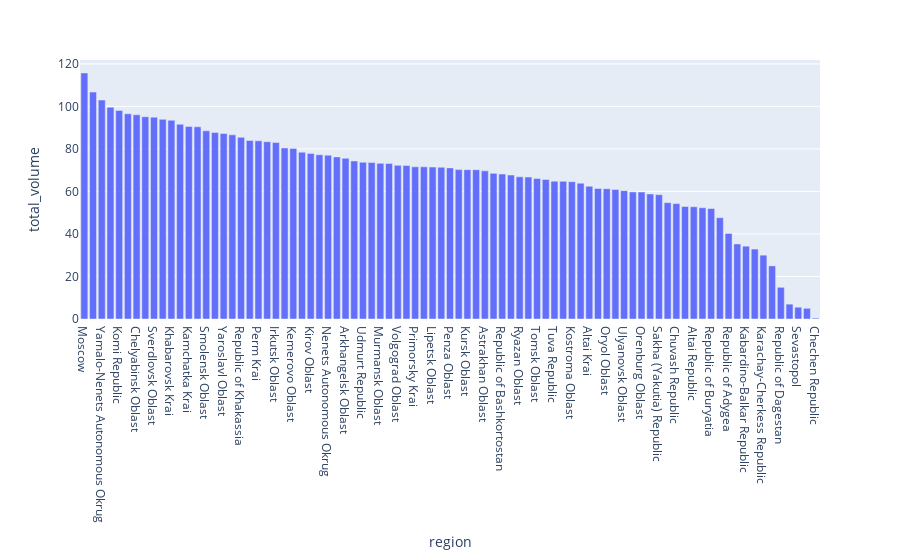

Notebook code cell kept with this figure:
### Code cell
fig = px.bar(df_region, x='region', y="total_volume").update_xaxes(categoryorder="total descending")
fig.show()

### Figure 1 — Plotly figure (JSON) as saved in the notebook; plotly's stock layout.template omitted (floating-point values rounded to 4 significant figures)
{"data": [{"alignmentgroup": "True", "hovertemplate": "region=%{x}<br>total_volume=%{y}<extra></extra>", "legendgroup": "", "marker": {"color": "#636efa", "pattern": {"shape": ""}}, "name": "", "offsetgroup": "", "orientation": "v", "showlegend": false, "textposition": "auto", "type": "bar", "x": ["Altai Krai", "Altai Republic", "Amur Oblast", "Arkhangelsk Oblast", "Astrakhan Oblast", "Belgorod Oblast", "Bryansk Oblast", "Chechen Republic", "Chelyabinsk Oblast", "Chukotka Autonomous Okrug", "Chuvash Republic", "Irkutsk Oblast", "Ivanovo Oblast", "Jewish Autonomous Oblast", "Kabardino-Balkar Republic", "Kaliningrad Oblast", "Kaluga Oblast", "Kamchatka Krai", "Karachay-Cherkess Republic", "Kemerovo Oblast", "Khabarovsk Krai", "Khanty–Mansi Autonomous Okrug – Yugra", "Kirov Oblast", "Komi Republic", "Kostroma Oblast", "Krasnodar Krai", "Krasnoyarsk Krai", "Kurgan Oblast", "Kursk Oblast", "Leningrad Oblast", "Lipetsk Oblast", "Magadan Oblast", "Mari El Republic", "Moscow", "Moscow Oblast", "Murmansk Oblast", "Nenets Autonomous Okrug", "Nizhny Novgorod Oblast", "Novgorod Oblast", "Novosibirsk Oblast", "Omsk Oblast", "Orenburg Oblast", "Oryol Oblast", "Penza Oblast", "Perm Krai", "Primorsky Krai", "Pskov Oblast", "Republic of Adygea", "Republic of Bashkortostan", "Republic of Buryatia", "Republic of Crimea", "Republic of Dagestan", "Republic of Ingushetia", "Republic of Kalmykia", "Republic of Karelia", "Republic of Khakassia", "Republic of Mordovia", "Republic of North Ossetia-Alania", "Republic of Tatarstan", "Rostov Oblast", "Ryazan Oblast", "Saint Petersburg", "Sakha (Yakutia) Republic", "Sakhalin Oblast", "Samara Oblast", "Saratov Oblast", "Sevastopol", "Smolensk Oblast", "Stavropol Krai", "Sverdlovsk Oblast", "Tambov Oblast", "Tomsk Oblast", "Tula Oblast", "Tuva Republic", "Tver Oblast", "Tyumen Oblast", "Udmurt Republic", "Ulyanovsk Oblast", "Vladimir Oblast", "Volgograd Oblast", "Vologda Oblast", "Voronezh Oblast", "Yamalo-Nenets Autonomous Okrug", "Yaroslavl Oblast", "Zabaykalsky Krai"], "xaxis": "x", "y": [62.46, 52.79, 74.33, 75.59, 69.68, 52.34, 59.77, 0.4368, 96.06, 35.3, 54.29, 82.99, 93.92, 61.4, 34.25, 80.45, 73.63, 90.54, 30.03, 80.24, 93.47, 96.55, 77.9, 98.13, 64.59, 71.56, 83.39, 72.21, 70.25, 87.71, 71.46, 73.19, 47.64, 115.7, 86.62, 73.22, 77.05, 67.71, 68.52, 83.96, 91.61, 59.75, 61.27, 71.08, 83.79, 71.58, 70.21, 40.22, 68.2, 51.94, 6.989, 14.91, 5.039, 32.89, 70.27, 85.47, 54.73, 24.99, 76.26, 60.95, 66.89, 106.7, 58.48, 77.27, 64.75, 52.91, 5.553, 88.53, 66.8, 94.96, 65.65, 66.08, 58.81, 64.84, 78.45, 99.59, 73.73, 60.38, 63.9, 72.26, 95.13, 71.37, 103.0, 87.28, 90.41], "yaxis": "y"}], "layout": {"barmode": "relative", "legend": {"tracegroupgap": 0}, "margin": {"t": 60}, "xaxis": {"anchor": "y", "categoryorder": "total descending", "domain": [0, 1], "title": {"text": "region"}}, "yaxis": {"anchor": "x", "domain": [0, 1], "title": {"text": "total_volume"}}}}
